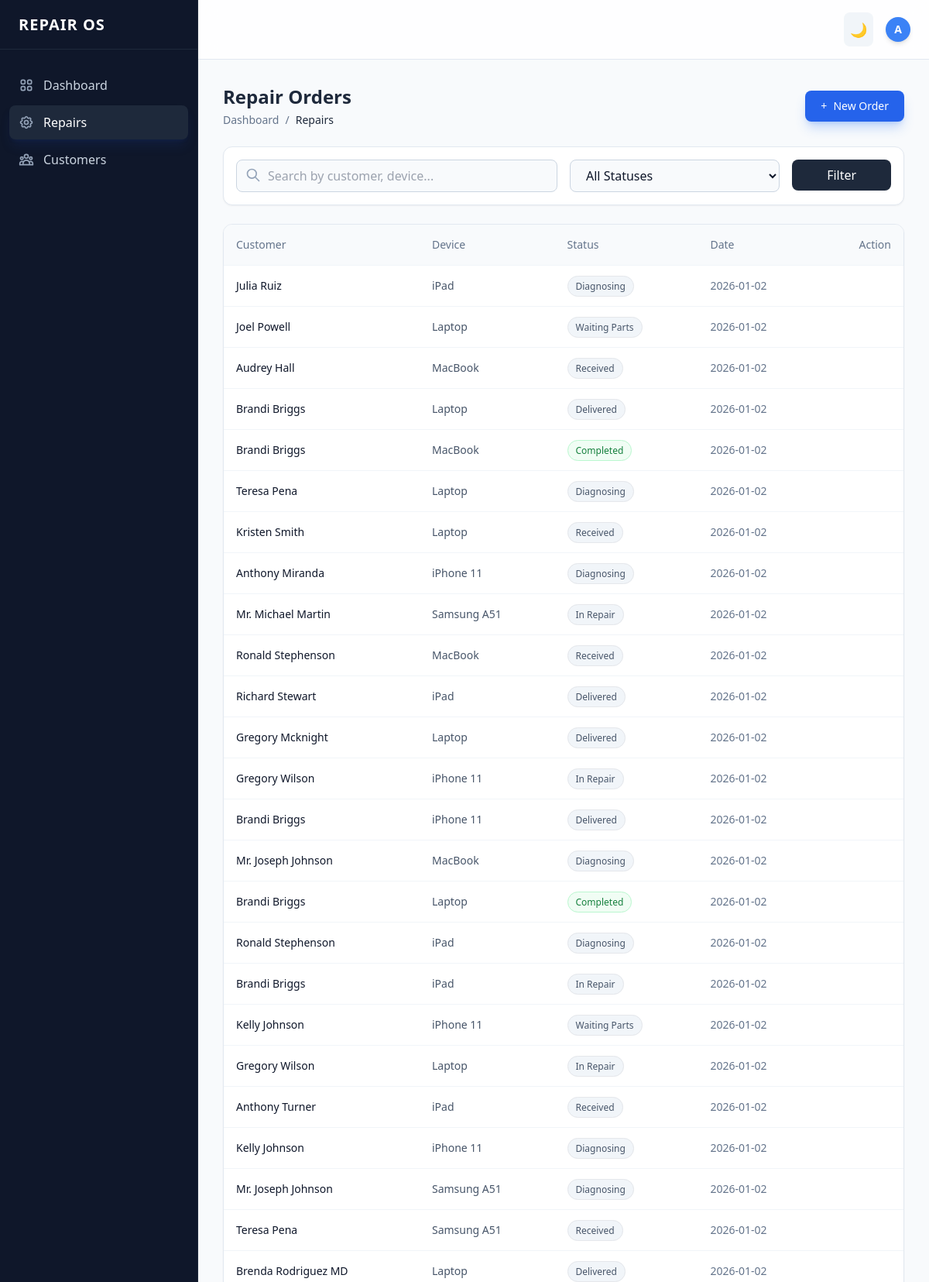
The page /repairs/list (signed in, upper part) on the database its author committed.
### app/models/repair.py (models this page shows)
class RepairOrder(db.Model):
    id = db.Column(db.Integer, primary_key=True)
    customer_id = db.Column(db.Integer, db.ForeignKey('customer.id'), nullable=False)
    device = db.Column(db.String(100), nullable=False)
    issue_description = db.Column(db.Text, nullable=False)
    status = db.Column(db.String(50), default='Pending')
    created_at = db.Column(db.DateTime, server_default=db.func.now())
    customer = db.relationship('Customer', backref=db.backref('repair_orders', lazy=True))

### app/models/customer.py (models this page shows)
class Customer(db.Model):
    id = db.Column(db.Integer, primary_key=True)
    name = db.Column(db.String(100), nullable=False)
    email = db.Column(db.String(120), unique=True, nullable=True)
    phone = db.Column(db.String(20), nullable=False)
    created_at = db.Column(db.DateTime, server_default=db.func.now())

### app/routes/repair_order.py (the view, shortened to what this page needs)
@repair_bp.route("/")
@repair_bp.route("/list")
def list_repairs():
    if "user_id" not in session:
        return redirect(url_for("auth.login"))
    q = request.args.get("q", "")
    status = request.args.get("status", "")
    query = RepairOrder.query.join(Customer)
    if status:
        query = query.filter(RepairOrder.status == status)
    repairs = query.order_by(RepairOrder.created_at.desc()).all()
    return render_template("repairs/list.html", repairs=repairs)

### app/templates/repairs/list.html (shortened to what this page needs)
{% extends "base.html" %}
{% block content %}
<div class="space-y-6">
    <div class="flex flex-col sm:flex-row justify-between items-start sm:items-center gap-4">
        <div>
            <h2 class="text-2xl font-bold text-slate-800 dark:text-white">Repair Orders</h2>
            <nav class="flex text-sm text-slate-500 mt-1">
                <span>Dashboard</span>
                <span class="mx-2">/</span>
                <span class="text-slate-800 dark:text-slate-200 font-medium">Repairs</span>
            </nav>
        </div>
        <a href="{{ url_for('repair.add_repair') }}"
           class="bg-blue-600 hover:bg-blue-700 text-white px-5 py-2.5 rounded-lg text-sm font-medium shadow-lg shadow-blue-500/30 transition flex items-center gap-2">
            <span>+</span> New Order
        </a>
    </div>
    <div class="bg-white dark:bg-slate-900 p-4 rounded-xl shadow-sm border border-slate-200 dark:border-slate-800">
        <form method="get" action="{{ url_for('repair.list_repairs') }}" class="grid grid-cols-1 md:grid-cols-12 gap-4">
            <div class="md:col-span-6 relative">
                <input name="q" value="{{ request.args.get('q','') }}"
                       placeholder="Search by customer, device..."
                       class="w-full pl-10 pr-4 py-2 rounded-lg border border-slate-300 dark:border-slate-700 bg-slate-50 dark:bg-slate-800 focus:ring-2 focus:ring-blue-500 outline-none transition dark:text-white">
                <svg class="w-5 h-5 text-slate-400 absolute left-3 top-2.5" fill="none" stroke="currentColor" viewBox="0 0 24 24"><path stroke-linecap="round" stroke-linejoin="round" stroke-width="2" d="M21 21l-6-6m2-5a7 7 0 11-14 0 7 7 0 0114 0z"></path></svg>
            </div>
            <div class="md:col-span-4">
                <select name="status" class="w-full px-4 py-2 rounded-lg border border-slate-300 dark:border-slate-700 bg-slate-50 dark:bg-slate-800 focus:ring-2 focus:ring-blue-500 outline-none dark:text-white">
                    <option value="">All Statuses</option>
                </select>
            </div>
            <div class="md:col-span-2">
                <button type="submit" class="w-full bg-slate-800 dark:bg-slate-700 text-white py-2 rounded-lg hover:bg-slate-700 transition font-medium">
                    Filter
                </button>
            </div>
        </form>
    </div>
    <div class="bg-white dark:bg-slate-900 rounded-xl shadow-sm border border-slate-200 dark:border-slate-800 overflow-hidden">
        <table class="w-full text-left text-sm">
            <thead class="bg-slate-50 dark:bg-slate-800 text-slate-500 dark:text-slate-400 border-b border-slate-100 dark:border-slate-700">
                <tr>
                    <th class="p-4 font-medium">Customer</th>
                    <th class="p-4 font-medium">Device</th>
                    <th class="p-4 font-medium">Status</th>
                    <th class="p-4 font-medium">Date</th>
                    <th class="p-4 font-medium text-right">Action</th>
                </tr>
            </thead>
            <tbody class="divide-y divide-slate-100 dark:divide-slate-800">
                {% for r in repairs %}
                <tr class="group hover:bg-slate-50 dark:hover:bg-slate-800/50 transition">
                    <td class="p-4 font-medium text-slate-900 dark:text-white">{{ r.customer.name }}</td>
                    <td class="p-4 text-slate-600 dark:text-slate-300">{{ r.device }}</td>
                    <td class="p-4">
                         <span class="px-2.5 py-1 rounded-full text-xs font-medium border
                            {% if r.status == 'Pending' %} bg-yellow-50 text-yellow-700 border-yellow-200
                            {% elif r.status == 'In Progress' %} bg-blue-50 text-blue-700 border-blue-200
                            {% elif r.status == 'Completed' %} bg-green-50 text-green-700 border-green-200
                            {% else %} bg-slate-100 text-slate-600 {% endif %}">
                            {{ r.status }}
                        </span>
                    </td>
                    <td class="p-4 text-slate-500">{{ r.created_at.strftime('%Y-%m-%d') }}</td>
                    <td class="p-4 text-right">
                    </td>
                </tr>
                {% else %}
                <tr>
                    <td colspan="5" class="p-8 text-center text-slate-500">No repairs found.</td>
                </tr>
                {% endfor %}
            </tbody>
        </table>
    </div>
</div>
{% endblock %}

### rows shown on the page
RepairOrder: customer.name "Julia Ruiz", device "iPad", status "Diagnosing", created_at "2026-01-02"
RepairOrder: customer.name "Joel Powell", device "Laptop", status "Waiting Parts", created_at "2026-01-02"
RepairOrder: customer.name "Audrey Hall", device "MacBook", status "Received", created_at "2026-01-02"
RepairOrder: customer.name "Brandi Briggs", device "Laptop", status "Delivered", created_at "2026-01-02"
RepairOrder: customer.name "Brandi Briggs", device "MacBook", status "Completed", created_at "2026-01-02"
RepairOrder: customer.name "Teresa Pena", device "Laptop", status "Diagnosing", created_at "2026-01-02"
RepairOrder: customer.name "Kristen Smith", device "Laptop", status "Received", created_at "2026-01-02"
RepairOrder: customer.name "Anthony Miranda", device "iPhone 11", status "Diagnosing", created_at "2026-01-02"
RepairOrder: customer.name "Mr. Michael Martin", device "Samsung A51", status "In Repair", created_at "2026-01-02"
RepairOrder: customer.name "Ronald Stephenson", device "MacBook", status "Received", created_at "2026-01-02"
RepairOrder: customer.name "Richard Stewart", device "iPad", status "Delivered", created_at "2026-01-02"
RepairOrder: customer.name "Gregory Mcknight", device "Laptop", status "Delivered", created_at "2026-01-02"
RepairOrder: customer.name "Gregory Wilson", device "iPhone 11", status "In Repair", created_at "2026-01-02"
RepairOrder: customer.name "Brandi Briggs", device "iPhone 11", status "Delivered", created_at "2026-01-02"
RepairOrder: customer.name "Mr. Joseph Johnson", device "MacBook", status "Diagnosing", created_at "2026-01-02"
RepairOrder: customer.name "Brandi Briggs", device "Laptop", status "Completed", created_at "2026-01-02"
RepairOrder: customer.name "Ronald Stephenson", device "iPad", status "Diagnosing", created_at "2026-01-02"
RepairOrder: customer.name "Brandi Briggs", device "iPad", status "In Repair", created_at "2026-01-02"
RepairOrder: customer.name "Kelly Johnson", device "iPhone 11", status "Waiting Parts", created_at "2026-01-02"
RepairOrder: customer.name "Gregory Wilson", device "Laptop", status "In Repair", created_at "2026-01-02"
RepairOrder: customer.name "Anthony Turner", device "iPad", status "Received", created_at "2026-01-02"
RepairOrder: customer.name "Kelly Johnson", device "iPhone 11", status "Diagnosing", created_at "2026-01-02"
RepairOrder: customer.name "Mr. Joseph Johnson", device "Samsung A51", status "Diagnosing", created_at "2026-01-02"
RepairOrder: customer.name "Teresa Pena", device "Samsung A51", status "Received", created_at "2026-01-02"
RepairOrder: customer.name "Brenda Rodriguez MD", device "Laptop", status "Delivered", created_at "2026-01-02"
